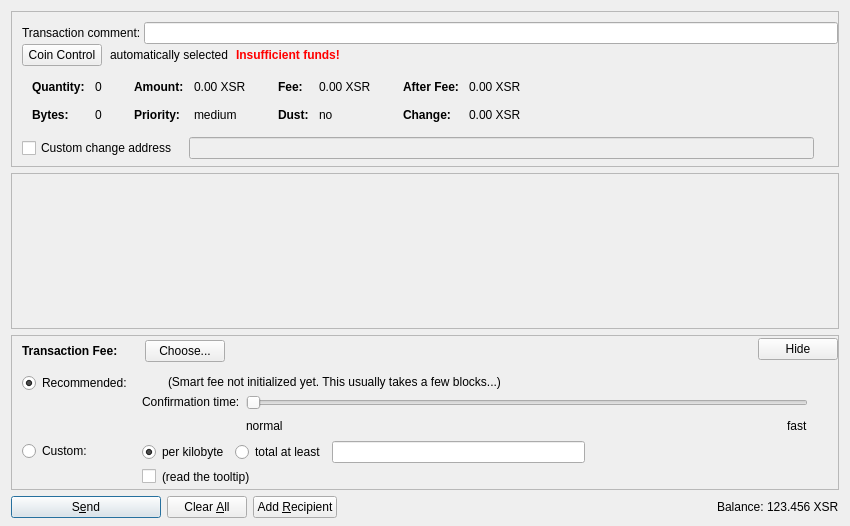
<?xml version="1.0" encoding="UTF-8"?>
<ui version="4.0">
 <class>SendCoinsDialog</class>
 <widget class="QDialog" name="SendCoinsDialog">
  <property name="geometry">
   <rect>
    <x>0</x>
    <y>0</y>
    <width>850</width>
    <height>526</height>
   </rect>
  </property>
  <property name="windowTitle">
   <string>Send Coins</string>
  </property>
  <layout class="QVBoxLayout" name="verticalLayout" stretch="0,1,0,0">
   <property name="bottomMargin">
    <number>8</number>
   </property>
   <item>
    <widget class="QFrame" name="frameCoinControl">
     <property name="sizePolicy">
      <sizepolicy hsizetype="Expanding" vsizetype="Expanding">
       <horstretch>0</horstretch>
       <verstretch>0</verstretch>
      </sizepolicy>
     </property>
     <property name="maximumSize">
      <size>
       <width>16777215</width>
       <height>16777215</height>
      </size>
     </property>
     <property name="frameShape">
      <enum>QFrame::StyledPanel</enum>
     </property>
     <property name="frameShadow">
      <enum>QFrame::Sunken</enum>
     </property>
     <layout class="QVBoxLayout" name="verticalLayoutCoinControl2">
      <property name="spacing">
       <number>0</number>
      </property>
      <property name="leftMargin">
       <number>0</number>
      </property>
      <property name="topMargin">
       <number>0</number>
      </property>
      <property name="rightMargin">
       <number>0</number>
      </property>
      <property name="bottomMargin">
       <number>6</number>
      </property>
      <item>
       <layout class="QVBoxLayout" name="verticalLayoutCoinControl" stretch="0,0,0,0,1">
        <property name="spacing">
         <number>0</number>
        </property>
        <property name="leftMargin">
         <number>10</number>
        </property>
        <property name="topMargin">
         <number>10</number>
        </property>
        <item>
         <layout class="QHBoxLayout" name="horizontalLayoutTxComment">
          <property name="spacing">
           <number>0</number>
          </property>
          <item>
           <widget class="QLabel" name="labelTxComment">
            <property name="text">
             <string>Transaction comment: </string>
            </property>
            <property name="buddy">
             <cstring>editTxComment</cstring>
            </property>
           </widget>
          </item>
          <item>
           <widget class="QValidatedLineEdit" name="editTxComment">
            <property name="enabled">
             <bool>true</bool>
            </property>
            <property name="toolTip">
             <string>Enter a transaction comment up to 140 characters (ATTENTION: this information is public)</string>
            </property>
           </widget>
          </item>
         </layout>
        </item>
        <item>
         <layout class="QHBoxLayout" name="horizontalLayoutCoinControl2" stretch="0,0,0,0">
          <property name="spacing">
           <number>8</number>
          </property>
          <property name="bottomMargin">
           <number>10</number>
          </property>
          <item>
           <widget class="QPushButton" name="pushButtonCoinControl">
            <property name="styleSheet">
             <string notr="true"/>
            </property>
            <property name="text">
             <string>Coin Control</string>
            </property>
            <property name="autoDefault">
             <bool>false</bool>
            </property>
           </widget>
          </item>
          <item>
           <widget class="QLabel" name="labelCoinControlAutomaticallySelected">
            <property name="text">
             <string>automatically selected</string>
            </property>
            <property name="margin">
             <number>5</number>
            </property>
           </widget>
          </item>
          <item>
           <widget class="QLabel" name="labelCoinControlInsuffFunds">
            <property name="font">
             <font>
              <weight>75</weight>
              <bold>true</bold>
             </font>
            </property>
            <property name="styleSheet">
             <string notr="true">color:red;font-weight:bold;</string>
            </property>
            <property name="text">
             <string>Insufficient funds!</string>
            </property>
            <property name="margin">
             <number>5</number>
            </property>
           </widget>
          </item>
          <item>
           <spacer name="horizontalSpacerCoinControl">
            <property name="orientation">
             <enum>Qt::Horizontal</enum>
            </property>
            <property name="sizeHint" stdset="0">
             <size>
              <width>40</width>
              <height>1</height>
             </size>
            </property>
           </spacer>
          </item>
         </layout>
        </item>
        <item>
         <widget class="QWidget" name="widgetCoinControl" native="true">
          <property name="sizePolicy">
           <sizepolicy hsizetype="Preferred" vsizetype="Preferred">
            <horstretch>0</horstretch>
            <verstretch>0</verstretch>
           </sizepolicy>
          </property>
          <property name="minimumSize">
           <size>
            <width>0</width>
            <height>0</height>
           </size>
          </property>
          <property name="styleSheet">
           <string notr="true"/>
          </property>
          <layout class="QHBoxLayout" name="horizontalLayoutCoinControl5">
           <property name="leftMargin">
            <number>0</number>
           </property>
           <property name="topMargin">
            <number>0</number>
           </property>
           <property name="rightMargin">
            <number>0</number>
           </property>
           <property name="bottomMargin">
            <number>0</number>
           </property>
           <item>
            <layout class="QHBoxLayout" name="horizontalLayoutCoinControl3" stretch="0,0,0,1">
             <property name="spacing">
              <number>20</number>
             </property>
             <property name="topMargin">
              <number>0</number>
             </property>
             <property name="bottomMargin">
              <number>10</number>
             </property>
             <item>
              <layout class="QFormLayout" name="formLayoutCoinControl1">
               <property name="horizontalSpacing">
                <number>10</number>
               </property>
               <property name="verticalSpacing">
                <number>14</number>
               </property>
               <property name="leftMargin">
                <number>10</number>
               </property>
               <property name="topMargin">
                <number>4</number>
               </property>
               <property name="rightMargin">
                <number>6</number>
               </property>
               <item row="0" column="0">
                <widget class="QLabel" name="labelCoinControlQuantityText">
                 <property name="font">
                  <font>
                   <weight>75</weight>
                   <bold>true</bold>
                  </font>
                 </property>
                 <property name="text">
                  <string>Quantity:</string>
                 </property>
                 <property name="margin">
                  <number>0</number>
                 </property>
                </widget>
               </item>
               <item row="0" column="1">
                <widget class="QLabel" name="labelCoinControlQuantity">
                 <property name="cursor">
                  <cursorShape>IBeamCursor</cursorShape>
                 </property>
                 <property name="contextMenuPolicy">
                  <enum>Qt::ActionsContextMenu</enum>
                 </property>
                 <property name="text">
                  <string notr="true">0</string>
                 </property>
                 <property name="margin">
                  <number>0</number>
                 </property>
                 <property name="textInteractionFlags">
                  <set>Qt::LinksAccessibleByMouse|Qt::TextSelectableByKeyboard|Qt::TextSelectableByMouse</set>
                 </property>
                </widget>
               </item>
               <item row="1" column="0">
                <widget class="QLabel" name="labelCoinControlBytesText">
                 <property name="font">
                  <font>
                   <weight>75</weight>
                   <bold>true</bold>
                  </font>
                 </property>
                 <property name="text">
                  <string>Bytes:</string>
                 </property>
                </widget>
               </item>
               <item row="1" column="1">
                <widget class="QLabel" name="labelCoinControlBytes">
                 <property name="cursor">
                  <cursorShape>IBeamCursor</cursorShape>
                 </property>
                 <property name="contextMenuPolicy">
                  <enum>Qt::ActionsContextMenu</enum>
                 </property>
                 <property name="text">
                  <string notr="true">0</string>
                 </property>
                 <property name="textInteractionFlags">
                  <set>Qt::LinksAccessibleByMouse|Qt::TextSelectableByKeyboard|Qt::TextSelectableByMouse</set>
                 </property>
                </widget>
               </item>
              </layout>
             </item>
             <item>
              <layout class="QFormLayout" name="formLayoutCoinControl2">
               <property name="horizontalSpacing">
                <number>10</number>
               </property>
               <property name="verticalSpacing">
                <number>14</number>
               </property>
               <property name="leftMargin">
                <number>6</number>
               </property>
               <property name="topMargin">
                <number>4</number>
               </property>
               <property name="rightMargin">
                <number>6</number>
               </property>
               <item row="0" column="0">
                <widget class="QLabel" name="labelCoinControlAmountText">
                 <property name="font">
                  <font>
                   <weight>75</weight>
                   <bold>true</bold>
                  </font>
                 </property>
                 <property name="text">
                  <string>Amount:</string>
                 </property>
                 <property name="margin">
                  <number>0</number>
                 </property>
                </widget>
               </item>
               <item row="0" column="1">
                <widget class="QLabel" name="labelCoinControlAmount">
                 <property name="cursor">
                  <cursorShape>IBeamCursor</cursorShape>
                 </property>
                 <property name="contextMenuPolicy">
                  <enum>Qt::ActionsContextMenu</enum>
                 </property>
                 <property name="text">
                  <string notr="true">0.00 XSR</string>
                 </property>
                 <property name="textInteractionFlags">
                  <set>Qt::LinksAccessibleByMouse|Qt::TextSelectableByKeyboard|Qt::TextSelectableByMouse</set>
                 </property>
                </widget>
               </item>
               <item row="1" column="0">
                <widget class="QLabel" name="labelCoinControlPriorityText">
                 <property name="font">
                  <font>
                   <weight>75</weight>
                   <bold>true</bold>
                  </font>
                 </property>
                 <property name="text">
                  <string>Priority:</string>
                 </property>
                </widget>
               </item>
               <item row="1" column="1">
                <widget class="QLabel" name="labelCoinControlPriority">
                 <property name="cursor">
                  <cursorShape>IBeamCursor</cursorShape>
                 </property>
                 <property name="contextMenuPolicy">
                  <enum>Qt::ActionsContextMenu</enum>
                 </property>
                 <property name="text">
                  <string notr="true">medium</string>
                 </property>
                 <property name="textInteractionFlags">
                  <set>Qt::LinksAccessibleByMouse|Qt::TextSelectableByKeyboard|Qt::TextSelectableByMouse</set>
                 </property>
                </widget>
               </item>
              </layout>
             </item>
             <item>
              <layout class="QFormLayout" name="formLayoutCoinControl3">
               <property name="horizontalSpacing">
                <number>10</number>
               </property>
               <property name="verticalSpacing">
                <number>14</number>
               </property>
               <property name="leftMargin">
                <number>6</number>
               </property>
               <property name="topMargin">
                <number>4</number>
               </property>
               <property name="rightMargin">
                <number>6</number>
               </property>
               <item row="0" column="0">
                <widget class="QLabel" name="labelCoinControlFeeText">
                 <property name="font">
                  <font>
                   <weight>75</weight>
                   <bold>true</bold>
                  </font>
                 </property>
                 <property name="text">
                  <string>Fee:</string>
                 </property>
                 <property name="margin">
                  <number>0</number>
                 </property>
                </widget>
               </item>
               <item row="0" column="1">
                <widget class="QLabel" name="labelCoinControlFee">
                 <property name="cursor">
                  <cursorShape>IBeamCursor</cursorShape>
                 </property>
                 <property name="contextMenuPolicy">
                  <enum>Qt::ActionsContextMenu</enum>
                 </property>
                 <property name="text">
                  <string notr="true">0.00 XSR</string>
                 </property>
                 <property name="textInteractionFlags">
                  <set>Qt::LinksAccessibleByMouse|Qt::TextSelectableByKeyboard|Qt::TextSelectableByMouse</set>
                 </property>
                </widget>
               </item>
               <item row="1" column="0">
                <widget class="QLabel" name="labelCoinControlLowOutputText">
                 <property name="font">
                  <font>
                   <weight>75</weight>
                   <bold>true</bold>
                  </font>
                 </property>
                 <property name="text">
                  <string>Dust:</string>
                 </property>
                </widget>
               </item>
               <item row="1" column="1">
                <widget class="QLabel" name="labelCoinControlLowOutput">
                 <property name="cursor">
                  <cursorShape>IBeamCursor</cursorShape>
                 </property>
                 <property name="contextMenuPolicy">
                  <enum>Qt::ActionsContextMenu</enum>
                 </property>
                 <property name="text">
                  <string notr="true">no</string>
                 </property>
                 <property name="textInteractionFlags">
                  <set>Qt::LinksAccessibleByMouse|Qt::TextSelectableByKeyboard|Qt::TextSelectableByMouse</set>
                 </property>
                </widget>
               </item>
              </layout>
             </item>
             <item>
              <layout class="QFormLayout" name="formLayoutCoinControl4">
               <property name="horizontalSpacing">
                <number>10</number>
               </property>
               <property name="verticalSpacing">
                <number>14</number>
               </property>
               <property name="leftMargin">
                <number>6</number>
               </property>
               <property name="topMargin">
                <number>4</number>
               </property>
               <property name="rightMargin">
                <number>6</number>
               </property>
               <item row="0" column="0">
                <widget class="QLabel" name="labelCoinControlAfterFeeText">
                 <property name="font">
                  <font>
                   <weight>75</weight>
                   <bold>true</bold>
                  </font>
                 </property>
                 <property name="text">
                  <string>After Fee:</string>
                 </property>
                 <property name="margin">
                  <number>0</number>
                 </property>
                </widget>
               </item>
               <item row="0" column="1">
                <widget class="QLabel" name="labelCoinControlAfterFee">
                 <property name="cursor">
                  <cursorShape>IBeamCursor</cursorShape>
                 </property>
                 <property name="contextMenuPolicy">
                  <enum>Qt::ActionsContextMenu</enum>
                 </property>
                 <property name="text">
                  <string notr="true">0.00 XSR</string>
                 </property>
                 <property name="textInteractionFlags">
                  <set>Qt::LinksAccessibleByMouse|Qt::TextSelectableByKeyboard|Qt::TextSelectableByMouse</set>
                 </property>
                </widget>
               </item>
               <item row="1" column="0">
                <widget class="QLabel" name="labelCoinControlChangeText">
                 <property name="font">
                  <font>
                   <weight>75</weight>
                   <bold>true</bold>
                  </font>
                 </property>
                 <property name="text">
                  <string>Change:</string>
                 </property>
                </widget>
               </item>
               <item row="1" column="1">
                <widget class="QLabel" name="labelCoinControlChange">
                 <property name="cursor">
                  <cursorShape>IBeamCursor</cursorShape>
                 </property>
                 <property name="contextMenuPolicy">
                  <enum>Qt::ActionsContextMenu</enum>
                 </property>
                 <property name="text">
                  <string notr="true">0.00 XSR</string>
                 </property>
                 <property name="textInteractionFlags">
                  <set>Qt::LinksAccessibleByMouse|Qt::TextSelectableByKeyboard|Qt::TextSelectableByMouse</set>
                 </property>
                </widget>
               </item>
              </layout>
             </item>
            </layout>
           </item>
          </layout>
         </widget>
        </item>
        <item>
         <layout class="QHBoxLayout" name="horizontalLayoutCoinControl4" stretch="0,0,0">
          <property name="spacing">
           <number>12</number>
          </property>
          <property name="sizeConstraint">
           <enum>QLayout::SetDefaultConstraint</enum>
          </property>
          <property name="topMargin">
           <number>5</number>
          </property>
          <property name="rightMargin">
           <number>5</number>
          </property>
          <item>
           <widget class="QCheckBox" name="checkBoxCoinControlChange">
            <property name="toolTip">
             <string>If this is activated, but the change address is empty or invalid, change will be sent to a newly generated address.</string>
            </property>
            <property name="text">
             <string>Custom change address</string>
            </property>
           </widget>
          </item>
          <item>
           <widget class="QValidatedLineEdit" name="lineEditCoinControlChange">
            <property name="enabled">
             <bool>false</bool>
            </property>
            <property name="sizePolicy">
             <sizepolicy hsizetype="Expanding" vsizetype="Fixed">
              <horstretch>0</horstretch>
              <verstretch>0</verstretch>
             </sizepolicy>
            </property>
           </widget>
          </item>
          <item>
           <widget class="QLabel" name="labelCoinControlChangeLabel">
            <property name="sizePolicy">
             <sizepolicy hsizetype="Preferred" vsizetype="Expanding">
              <horstretch>0</horstretch>
              <verstretch>0</verstretch>
             </sizepolicy>
            </property>
            <property name="minimumSize">
             <size>
              <width>0</width>
              <height>0</height>
             </size>
            </property>
            <property name="text">
             <string/>
            </property>
            <property name="margin">
             <number>3</number>
            </property>
           </widget>
          </item>
         </layout>
        </item>
        <item>
         <spacer name="verticalSpacerCoinControl">
          <property name="orientation">
           <enum>Qt::Vertical</enum>
          </property>
          <property name="sizeHint" stdset="0">
           <size>
            <width>800</width>
            <height>1</height>
           </size>
          </property>
         </spacer>
        </item>
       </layout>
      </item>
     </layout>
    </widget>
   </item>
   <item>
    <widget class="QScrollArea" name="scrollArea">
     <property name="widgetResizable">
      <bool>true</bool>
     </property>
     <widget class="QWidget" name="scrollAreaWidgetContents">
      <property name="geometry">
       <rect>
        <x>0</x>
        <y>0</y>
        <width>830</width>
        <height>104</height>
       </rect>
      </property>
      <layout class="QVBoxLayout" name="verticalLayout_2" stretch="0,1">
       <property name="leftMargin">
        <number>0</number>
       </property>
       <property name="topMargin">
        <number>0</number>
       </property>
       <property name="rightMargin">
        <number>0</number>
       </property>
       <property name="bottomMargin">
        <number>0</number>
       </property>
       <item>
        <layout class="QVBoxLayout" name="entries">
         <property name="spacing">
          <number>6</number>
         </property>
        </layout>
       </item>
       <item>
        <spacer name="verticalSpacer">
         <property name="orientation">
          <enum>Qt::Vertical</enum>
         </property>
         <property name="sizeHint" stdset="0">
          <size>
           <width>20</width>
           <height>40</height>
          </size>
         </property>
        </spacer>
       </item>
      </layout>
     </widget>
    </widget>
   </item>
   <item>
    <widget class="QFrame" name="frameFee">
     <property name="sizePolicy">
      <sizepolicy hsizetype="Expanding" vsizetype="Expanding">
       <horstretch>0</horstretch>
       <verstretch>0</verstretch>
      </sizepolicy>
     </property>
     <property name="maximumSize">
      <size>
       <width>16777215</width>
       <height>16777215</height>
      </size>
     </property>
     <property name="frameShape">
      <enum>QFrame::StyledPanel</enum>
     </property>
     <property name="frameShadow">
      <enum>QFrame::Sunken</enum>
     </property>
     <layout class="QVBoxLayout" name="verticalLayoutFee1">
      <property name="spacing">
       <number>0</number>
      </property>
      <property name="leftMargin">
       <number>0</number>
      </property>
      <property name="topMargin">
       <number>0</number>
      </property>
      <property name="rightMargin">
       <number>0</number>
      </property>
      <property name="bottomMargin">
       <number>0</number>
      </property>
      <item>
       <layout class="QVBoxLayout" name="verticalLayoutFee2" stretch="0,0,0">
        <property name="spacing">
         <number>0</number>
        </property>
        <property name="leftMargin">
         <number>10</number>
        </property>
        <property name="topMargin">
         <number>0</number>
        </property>
        <item>
         <layout class="QHBoxLayout" name="horizontalLayoutFee1">
          <property name="bottomMargin">
           <number>0</number>
          </property>
          <item>
           <layout class="QVBoxLayout" name="verticalLayoutFee7">
            <property name="spacing">
             <number>0</number>
            </property>
            <item>
             <spacer name="verticalSpacerSmartFee">
              <property name="orientation">
               <enum>Qt::Vertical</enum>
              </property>
              <property name="sizeType">
               <enum>QSizePolicy::Fixed</enum>
              </property>
              <property name="sizeHint" stdset="0">
               <size>
                <width>1</width>
                <height>4</height>
               </size>
              </property>
             </spacer>
            </item>
            <item>
             <layout class="QHBoxLayout" name="horizontalLayoutSmartFee">
              <property name="spacing">
               <number>10</number>
              </property>
              <item>
               <widget class="QLabel" name="labelFeeHeadline">
                <property name="sizePolicy">
                 <sizepolicy hsizetype="Preferred" vsizetype="Maximum">
                  <horstretch>0</horstretch>
                  <verstretch>0</verstretch>
                 </sizepolicy>
                </property>
                <property name="font">
                 <font>
                  <weight>75</weight>
                  <bold>true</bold>
                 </font>
                </property>
                <property name="styleSheet">
                 <string notr="true">font-weight:bold;</string>
                </property>
                <property name="text">
                 <string>Transaction Fee:</string>
                </property>
               </widget>
              </item>
              <item>
               <widget class="QLabel" name="labelFeeMinimized">
                <property name="text">
                 <string/>
                </property>
               </widget>
              </item>
              <item>
               <widget class="QPushButton" name="buttonChooseFee">
                <property name="text">
                 <string>Choose...</string>
                </property>
               </widget>
              </item>
             </layout>
            </item>
            <item>
             <spacer name="verticalSpacer_5">
              <property name="orientation">
               <enum>Qt::Vertical</enum>
              </property>
              <property name="sizeHint" stdset="0">
               <size>
                <width>1</width>
                <height>1</height>
               </size>
              </property>
             </spacer>
            </item>
           </layout>
          </item>
          <item>
           <spacer name="horizontalSpacer_4">
            <property name="orientation">
             <enum>Qt::Horizontal</enum>
            </property>
            <property name="sizeHint" stdset="0">
             <size>
              <width>40</width>
              <height>20</height>
             </size>
            </property>
           </spacer>
          </item>
          <item>
           <widget class="QPushButton" name="buttonMinimizeFee">
            <property name="toolTip">
             <string>collapse fee-settings</string>
            </property>
            <property name="text">
             <string>Hide</string>
            </property>
           </widget>
          </item>
         </layout>
        </item>
        <item>
         <widget class="QFrame" name="frameFeeSelection">
          <layout class="QVBoxLayout" name="verticalLayoutFee12">
           <property name="spacing">
            <number>0</number>
           </property>
           <property name="leftMargin">
            <number>0</number>
           </property>
           <property name="topMargin">
            <number>0</number>
           </property>
           <property name="rightMargin">
            <number>0</number>
           </property>
           <property name="bottomMargin">
            <number>0</number>
           </property>
           <item>
            <layout class="QGridLayout" name="gridLayoutFee">
             <property name="topMargin">
              <number>10</number>
             </property>
             <property name="bottomMargin">
              <number>4</number>
             </property>
             <property name="horizontalSpacing">
              <number>10</number>
             </property>
             <property name="verticalSpacing">
              <number>4</number>
             </property>
             <item row="1" column="1">
              <layout class="QVBoxLayout" name="verticalLayoutFee8">
               <property name="spacing">
                <number>6</number>
               </property>
               <item>
                <layout class="QHBoxLayout" name="horizontalLayoutFee13">
                 <item>
                  <widget class="QRadioButton" name="radioCustomPerKilobyte">
                   <property name="toolTip">
                    <string>If the custom fee is set to 1000 satoshis and the transaction is only 250 bytes, then &quot;per kilobyte&quot; only pays 250 satoshis in fee, while &quot;total at least&quot; pays 1000 satoshis. For transactions bigger than a kilobyte both pay by kilobyte.</string>
                   </property>
                   <property name="text">
                    <string>per kilobyte</string>
                   </property>
                   <property name="checked">
                    <bool>true</bool>
                   </property>
                   <attribute name="buttonGroup">
                    <string notr="true">groupCustomFee</string>
                   </attribute>
                  </widget>
                 </item>
                 <item>
                  <widget class="QRadioButton" name="radioCustomAtLeast">
                   <property name="toolTip">
                    <string>If the custom fee is set to 1000 satoshis and the transaction is only 250 bytes, then &quot;per kilobyte&quot; only pays 250 satoshis in fee, while &quot;total at least&quot; pays 1000 satoshis. For transactions bigger than a kilobyte both pay by kilobyte.</string>
                   </property>
                   <property name="text">
                    <string>total at least</string>
                   </property>
                   <attribute name="buttonGroup">
                    <string notr="true">groupCustomFee</string>
                   </attribute>
                  </widget>
                 </item>
                 <item>
                  <widget class="BitcoinAmountField" name="customFee"/>
                 </item>
                 <item>
                  <spacer name="horizontalSpacer_6">
                   <property name="orientation">
                    <enum>Qt::Horizontal</enum>
                   </property>
                   <property name="sizeHint" stdset="0">
                    <size>
                     <width>1</width>
                     <height>1</height>
                    </size>
                   </property>
                  </spacer>
                 </item>
                </layout>
               </item>
               <item>
                <layout class="QHBoxLayout" name="horizontalLayoutFee8">
                 <item>
                  <widget class="QCheckBox" name="checkBoxMinimumFee">
                   <property name="toolTip">
                    <string>Paying only the minimum fee is just fine as long as there is less transaction volume than space in the blocks. But be aware that this can end up in a never confirming transaction once there is more demand for Sucrecoin transactions than the network can process.</string>
                   </property>
                   <property name="text">
                    <string/>
                   </property>
                  </widget>
                 </item>
                 <item>
                  <widget class="QLabel" name="labelMinFeeWarning">
                   <property name="enabled">
                    <bool>true</bool>
                   </property>
                   <property name="toolTip">
                    <string>Paying only the minimum fee is just fine as long as there is less transaction volume than space in the blocks. But be aware that this can end up in a never confirming transaction once there is more demand for Sucrecoin transactions than the network can process.</string>
                   </property>
                   <property name="text">
                    <string>(read the tooltip)</string>
                   </property>
                   <property name="margin">
                    <number>5</number>
                   </property>
                  </widget>
                 </item>
                 <item>
                  <spacer name="horizontalSpacer_2">
                   <property name="orientation">
                    <enum>Qt::Horizontal</enum>
                   </property>
                   <property name="sizeHint" stdset="0">
                    <size>
                     <width>1</width>
                     <height>1</height>
                    </size>
                   </property>
                  </spacer>
                 </item>
                </layout>
               </item>
              </layout>
             </item>
             <item row="0" column="0">
              <layout class="QVBoxLayout" name="verticalLayoutFee4" stretch="0,1">
               <item>
                <widget class="QRadioButton" name="radioSmartFee">
                 <property name="text">
                  <string>Recommended:</string>
                 </property>
                 <property name="checked">
                  <bool>true</bool>
                 </property>
                 <attribute name="buttonGroup">
                  <string notr="true">groupFee</string>
                 </attribute>
                </widget>
               </item>
               <item>
                <spacer name="verticalSpacer_2">
                 <property name="orientation">
                  <enum>Qt::Vertical</enum>
                 </property>
                 <property name="sizeHint" stdset="0">
                  <size>
                   <width>1</width>
                   <height>1</height>
                  </size>
                 </property>
                </spacer>
               </item>
              </layout>
             </item>
             <item row="1" column="0">
              <layout class="QVBoxLayout" name="verticalLayoutFee9" stretch="0,1">
               <item>
                <widget class="QRadioButton" name="radioCustomFee">
                 <property name="text">
                  <string>Custom:</string>
                 </property>
                 <attribute name="buttonGroup">
                  <string notr="true">groupFee</string>
                 </attribute>
                </widget>
               </item>
               <item>
                <spacer name="verticalSpacer_6">
                 <property name="orientation">
                  <enum>Qt::Vertical</enum>
                 </property>
                 <property name="sizeHint" stdset="0">
                  <size>
                   <width>1</width>
                   <height>1</height>
                  </size>
                 </property>
                </spacer>
               </item>
              </layout>
             </item>
             <item row="0" column="1">
              <layout class="QVBoxLayout" name="verticalLayoutFee3" stretch="0,0,1">
               <property name="spacing">
                <number>6</number>
               </property>
               <property name="topMargin">
                <number>2</number>
               </property>
               <item>
                <layout class="QHBoxLayout" name="horizontalLayoutFee12">
                 <item>
                  <widget class="QLabel" name="labelSmartFee">
                   <property name="text">
                    <string/>
                   </property>
                   <property name="margin">
                    <number>2</number>
                   </property>
                  </widget>
                 </item>
                 <item>
                  <widget class="QLabel" name="labelFeeEstimation">
                   <property name="text">
                    <string/>
                   </property>
                  </widget>
                 </item>
                 <item>
                  <widget class="QLabel" name="labelSmartFee2">
                   <property name="text">
                    <string>(Smart fee not initialized yet. This usually takes a few blocks...)</string>
                   </property>
                   <property name="margin">
                    <number>2</number>
                   </property>
                  </widget>
                 </item>
                 <item>
                  <spacer name="horizontalSpacer_5">
                   <property name="orientation">
                    <enum>Qt::Horizontal</enum>
                   </property>
                   <property name="sizeHint" stdset="0">
                    <size>
                     <width>1</width>
                     <height>1</height>
                    </size>
                   </property>
                  </spacer>
                 </item>
                </layout>
               </item>
               <item>
                <layout class="QHBoxLayout" name="horizontalLayoutFee9">
                 <item>
                  <layout class="QVBoxLayout" name="verticalLayoutFee6">
                   <item>
                    <widget class="QLabel" name="labelSmartFee3">
                     <property name="text">
                      <string>Confirmation time:</string>
                     </property>
                     <property name="margin">
                      <number>2</number>
                     </property>
                    </widget>
                   </item>
                   <item>
                    <spacer name="verticalSpacer_3">
                     <property name="orientation">
                      <enum>Qt::Vertical</enum>
                     </property>
                     <property name="sizeHint" stdset="0">
                      <size>
                       <width>1</width>
                       <height>1</height>
                      </size>
                     </property>
                    </spacer>
                   </item>
                  </layout>
                 </item>
                 <item>
                  <layout class="QVBoxLayout" name="verticalLayoutFee5">
                   <property name="rightMargin">
                    <number>30</number>
                   </property>
                   <item>
                    <widget class="QSlider" name="sliderSmartFee">
                     <property name="minimum">
                      <number>0</number>
                     </property>
                     <property name="maximum">
                      <number>24</number>
                     </property>
                     <property name="pageStep">
                      <number>1</number>
                     </property>
                     <property name="value">
                      <number>0</number>
                     </property>
                     <property name="orientation">
                      <enum>Qt::Horizontal</enum>
                     </property>
                     <property name="invertedAppearance">
                      <bool>false</bool>
                     </property>
                     <property name="invertedControls">
                      <bool>false</bool>
                     </property>
                     <property name="tickPosition">
                      <enum>QSlider::NoTicks</enum>
                     </property>
                    </widget>
                   </item>
                   <item>
                    <layout class="QHBoxLayout" name="horizontalLayoutFee10">
                     <item>
                      <widget class="QLabel" name="labelSmartFeeNormal">
                       <property name="text">
                        <string>normal</string>
                       </property>
                      </widget>
                     </item>
                     <item>
                      <spacer name="horizontalSpacer_3">
                       <property name="orientation">
                        <enum>Qt::Horizontal</enum>
                       </property>
                       <property name="sizeHint" stdset="0">
                        <size>
                         <width>40</width>
                         <height>20</height>
                        </size>
                       </property>
                      </spacer>
                     </item>
                     <item>
                      <widget class="QLabel" name="labelSmartFeeFast">
                       <property name="text">
                        <string>fast</string>
                       </property>
                      </widget>
                     </item>
                    </layout>
                   </item>
                  </layout>
                 </item>
                </layout>
               </item>
               <item>
                <spacer name="verticalSpacer_4">
                 <property name="orientation">
                  <enum>Qt::Vertical</enum>
                 </property>
                 <property name="sizeHint" stdset="0">
                  <size>
                   <width>1</width>
                   <height>1</height>
                  </size>
                 </property>
                </spacer>
               </item>
              </layout>
             </item>
            </layout>
           </item>
          </layout>
         </widget>
        </item>
        <item>
         <spacer name="verticalSpacerFee">
          <property name="orientation">
           <enum>Qt::Vertical</enum>
          </property>
          <property name="sizeHint" stdset="0">
           <size>
            <width>800</width>
            <height>1</height>
           </size>
          </property>
         </spacer>
        </item>
       </layout>
      </item>
     </layout>
    </widget>
   </item>
   <item>
    <layout class="QHBoxLayout" name="horizontalLayout">
     <item>
      <widget class="QPushButton" name="sendButton">
       <property name="minimumSize">
        <size>
         <width>150</width>
         <height>0</height>
        </size>
       </property>
       <property name="toolTip">
        <string>Confirm the send action</string>
       </property>
       <property name="text">
        <string>S&amp;end</string>
       </property>
       <property name="icon">
        <iconset resource="../bitcoin.qrc">
         <normaloff>:/icons/send</normaloff>:/icons/send</iconset>
       </property>
       <property name="autoDefault">
        <bool>false</bool>
       </property>
       <property name="default">
        <bool>true</bool>
       </property>
      </widget>
     </item>
     <item>
      <widget class="QPushButton" name="clearButton">
       <property name="sizePolicy">
        <sizepolicy hsizetype="Minimum" vsizetype="Fixed">
         <horstretch>0</horstretch>
         <verstretch>0</verstretch>
        </sizepolicy>
       </property>
       <property name="toolTip">
        <string>Clear all fields of the form.</string>
       </property>
       <property name="text">
        <string>Clear &amp;All</string>
       </property>
       <property name="icon">
        <iconset resource="../bitcoin.qrc">
         <normaloff>:/icons/remove</normaloff>:/icons/remove</iconset>
       </property>
       <property name="autoDefault">
        <bool>false</bool>
       </property>
      </widget>
     </item>
     <item>
      <widget class="QPushButton" name="addButton">
       <property name="toolTip">
        <string>Send to multiple recipients at once</string>
       </property>
       <property name="text">
        <string>Add &amp;Recipient</string>
       </property>
       <property name="icon">
        <iconset resource="../bitcoin.qrc">
         <normaloff>:/icons/add</normaloff>:/icons/add</iconset>
       </property>
       <property name="autoDefault">
        <bool>false</bool>
       </property>
      </widget>
     </item>
     <item>
      <spacer name="horizontalSpacer">
       <property name="orientation">
        <enum>Qt::Horizontal</enum>
       </property>
       <property name="sizeHint" stdset="0">
        <size>
         <width>40</width>
         <height>20</height>
        </size>
       </property>
      </spacer>
     </item>
     <item>
      <layout class="QHBoxLayout" name="horizontalLayout_2">
       <property name="spacing">
        <number>3</number>
       </property>
       <item>
        <widget class="QLabel" name="label">
         <property name="sizePolicy">
          <sizepolicy hsizetype="Preferred" vsizetype="Fixed">
           <horstretch>0</horstretch>
           <verstretch>0</verstretch>
          </sizepolicy>
         </property>
         <property name="text">
          <string>Balance:</string>
         </property>
        </widget>
       </item>
       <item>
        <widget class="QLabel" name="labelBalance">
         <property name="sizePolicy">
          <sizepolicy hsizetype="Preferred" vsizetype="Fixed">
           <horstretch>0</horstretch>
           <verstretch>0</verstretch>
          </sizepolicy>
         </property>
         <property name="cursor">
          <cursorShape>IBeamCursor</cursorShape>
         </property>
         <property name="text">
          <string notr="true">123.456 XSR</string>
         </property>
         <property name="textInteractionFlags">
          <set>Qt::LinksAccessibleByMouse|Qt::TextSelectableByKeyboard|Qt::TextSelectableByMouse</set>
         </property>
        </widget>
       </item>
      </layout>
     </item>
    </layout>
   </item>
  </layout>
 </widget>
 <customwidgets>
  <customwidget>
   <class>QValidatedLineEdit</class>
   <extends>QLineEdit</extends>
   <header>qvalidatedlineedit.h</header>
  </customwidget>
  <customwidget>
   <class>BitcoinAmountField</class>
   <extends>QLineEdit</extends>
   <header>bitcoinamountfield.h</header>
   <container>1</container>
  </customwidget>
 </customwidgets>
 <resources>
  <include location="../bitcoin.qrc"/>
 </resources>
 <connections/>
 <buttongroups>
  <buttongroup name="groupFee"/>
  <buttongroup name="groupCustomFee"/>
 </buttongroups>
</ui>
